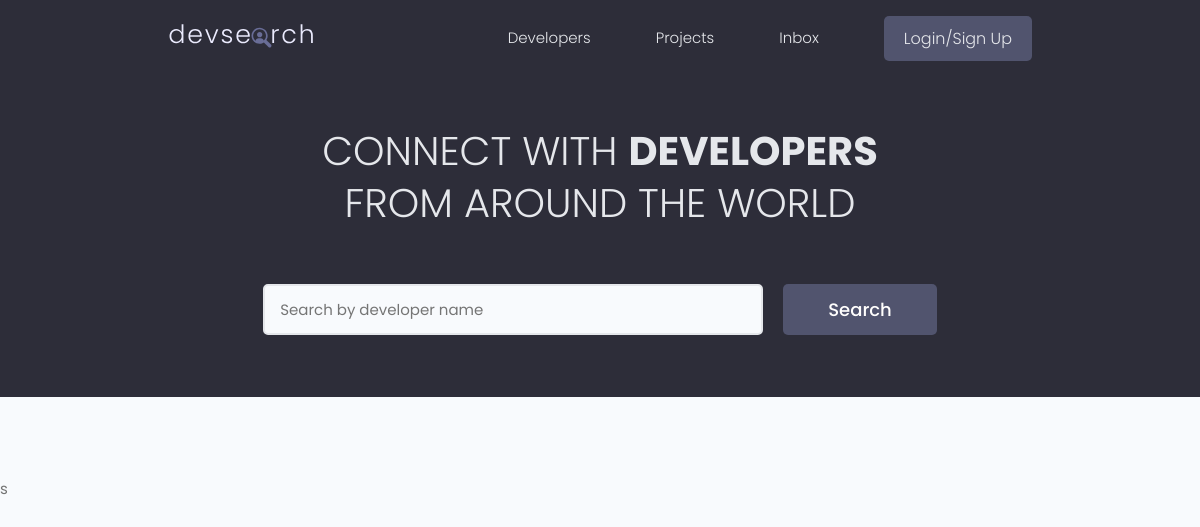
The app's page /, older data.
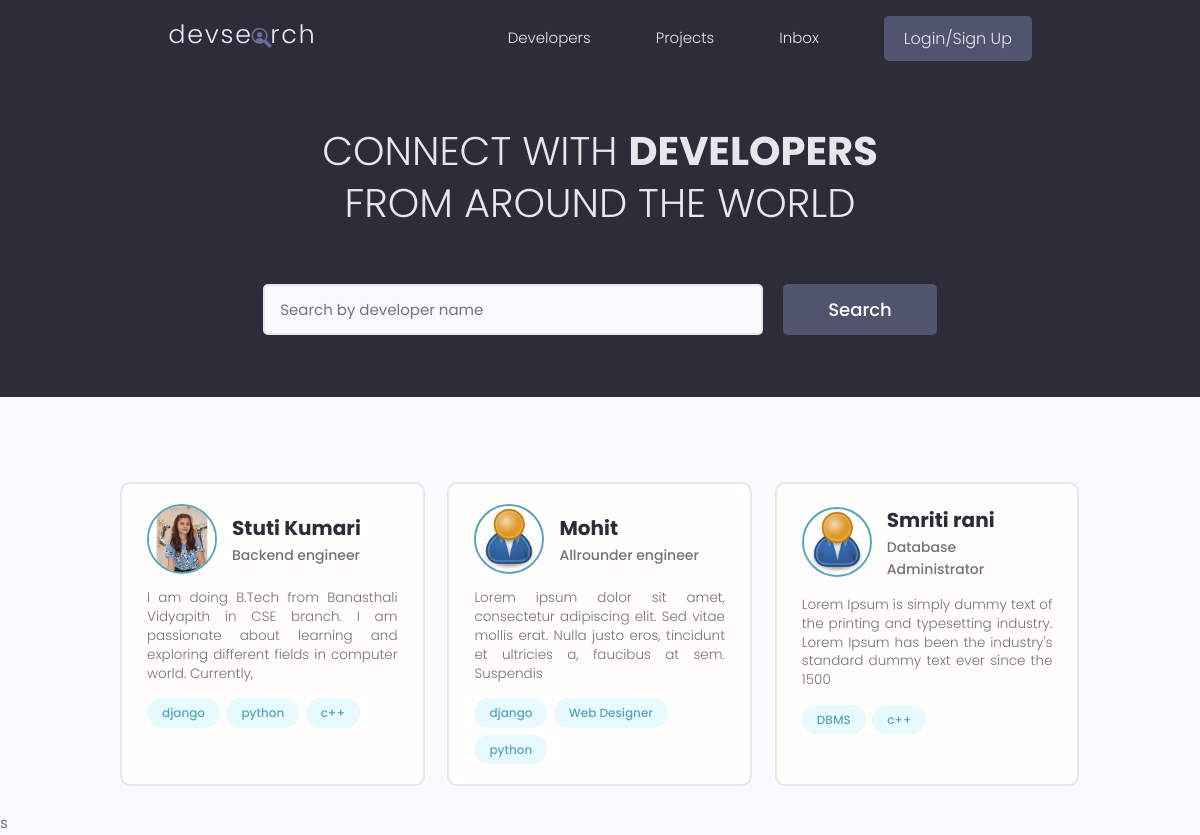
The same page, newer data.
### users/models.py (models this page shows, shortened)
class Profile(models.Model):
    user=models.OneToOneField(User, on_delete=models.CASCADE ,null=True ,blank=True)
    name=models.CharField(max_length=20 ,null=True ,blank= True)
    email=models.EmailField(max_length=50,null=True,blank=True)
    username = models.CharField(max_length=200, blank=True, null=True)
    location = models.CharField(max_length=200, blank=True, null=True)
    short_intro=models.CharField(max_length=50 ,null=True,blank=True)
    profile_image=models.ImageField(blank=True ,null =True , upload_to='profiles/', default="profiles/user-default.png")
    bio=models.TextField(null=True, blank=True)
    social_website=models.CharField(max_length=100 ,blank=True,null=True)
    linkedin_profile=models.CharField(max_length=100,blank=True,null=True)
    github_account=models.CharField(max_length=100,blank=True,null=True)
    youtube_chanel=models.CharField(max_length=100,blank=True,null=True)
    created=models.DateTimeField(auto_now_add=True)
    id=models.UUIDField(default=uuid.uuid4 ,unique=True,primary_key=True, editable=False)

class Skill(models.Model):
    owner=models.ForeignKey(Profile ,on_delete=models.CASCADE ,null=True ,blank=True)
    name = models.CharField(max_length=200, blank=True, null=True)
    description = models.TextField(null=True, blank=True)
    created = models.DateTimeField(auto_now_add=True)
    id = models.UUIDField(default=uuid.uuid4, unique=True,
                          primary_key=True, editable=False)
    def __str__(self):
        return str(self.name)

### users/views.py (the view)
# urls.py: path('',views.Profiles,name="Profiles"),
def Profiles(request):
    profiles=Profile.objects.all()
    context={'profiles':profiles}
    return render(request ,'users/profiles.html',context)

### users/templates/users/profiles.html (shortened to what this page needs)
{%extends 'main.html'%}
{% block content %}
<main class="home">
    <section class="hero-section text-center">
      <div class="container container--narrow">
        <div class="hero-section__box">
          <h2>CONNECT WITH <span>DEVELOPERS</span></h2>
          <h2>FROM AROUND THE WORLD</h2>
        </div>
        <div class="hero-section__search">
          <form class="form" action="#" method="get">
            <div class="form__field">
              <input class="input input--text" id="formInput#search" type="text" name="text"
                placeholder="Search by developer name" />
            </div>
            <input class="btn btn--sub btn--lg" type="submit" value="Search" />
          </form>
        </div>
      </div>
    </section>
    <section class="devlist">
      <div class="container">
        <div class="grid grid--three">
            {% for profile in profiles %}
            <div class="column card">
            <div class="dev">
              <a href="{% url 'user-profile' profile.id %}" class="card__body">
                <div class="dev__profile">
                  <img class="avatar avatar--md" src="{{profile.profile_image.url}}" alt="image" />
                  <div class="dev__meta">
                    <h3>{{profile.name}}</h3>
                    <h5>{{profile.short_intro}}</h5>
                  </div>
                </div>
                <p class="dev__info">
                 {{profile.bio |slice:"150"}}
                </p>
                <div class="dev__skills">
                    {% for skill in profile.skill_set.all %}
                  <span class="tag tag--pill tag--main">
                    <small>{{skill}}</small>
                  </span>
                    {% endfor %}
                </div>
              </a>
            </div>
          </div>
          {% endfor %}
        </div>
      </div>
    </section>
  </main>
</body>
</html>s
{% endblock content %}

### templates/main.html (shortened to what this page needs)
<!DOCTYPE html>
{% load static %}
<html lang="en">
<head>
  <link rel="stylesheet" href="https://cdn.iconmonstr.com/1.3.0/css/iconmonstr-iconic-font.min.css" />
  <link rel="stylesheet" href="{% static 'uikit/styles/uikit.css'%}" />
  <link rel="stylesheet" href="{% static 'styles/app.css'%}" />
</head>
<body>
    {% include 'navbar.html' %}
    {% block content %}{% endblock content %}
</body>
</html>

### templates/navbar.html (shortened to what this page needs)
{% load static %}
 <header class="header">
    <div class="container container--narrow">
      <a href="{% url 'Profiles'%}"s class="header__logo">
        <img src="{% static 'images/profiles/logo.svg' %}" alt="DevSearch Logo" />
      </a>
      <nav class="header__nav">
        <ul class="header__menu">
          <li class="header__menuItem"><a href="{% url 'Profiles' %}">Developers</a></li>
          <li class="header__menuItem"><a href="{% url 'singleproject' %}">Projects</a></li>
          <li class="header__menuItem"><a href="">Inbox</a></li>
          {% if request.user.is_authenticated %}
          <li class="header__menuItem"><a href="{% url 'project_form' %}" >Add Projects</a></li>
        <li class="header__menuItem"><a href="{% url 'logout' %}" class="btn btn--sub">Logout</a></li>
        {% else %}
        <li class="header__menuItem"><a href="{% url 'login' %}" class="btn btn--sub">Login/Sign Up</a></li>
          {% endif %}
      </ul>
      </nav>
    </div>
  </header>

### static/styles/app.css (style rules this page uses)
:root { --color-sub: #2d2d39; }
.btn--sub { background-color: var(--color-sub-light); }
.card { border: 2px solid var(--color-light); }
img { width: 100%; }
.header { position: sticky; z-index: 111; background-color: var(--color-sub); padding: 1.5rem 0; }
.header > .container { display: flex; justify-content: space-between; align-items: center; }
.header__logo > img { height: 3.8rem; }
.header__nav > ul { display: inline-flex; align-items: center; list-style: none; gap: 6.5rem; }
.header__menuItem > a { color: var(--color-light); font-weight: 300; }
.hero-section { height: 40vh; display: flex; align-items: center; background-color: var(--color-sub); }
.hero-section__box { margin-bottom: 4rem; }
.hero-section__box > h2, .hero-section__box > h2 > span { font-size: 4rem; color: var(--color-light); line-height: 1.3; text-transform: uppercase; }
.hero-section__box > h2 { font-weight: 300; }
.hero-section__box > h2 > span { font-weight: 700; }
.hero-section__search > .form { display: flex; align-items: center; justify-content: center; gap: 2rem; }
.hero-section__search > .form input.input--text { width: 50rem; }
.devlist { margin-top: 8rem; }
.devlist .grid { align-items: stretch; }
.devlist .dev .dev__profile { display: flex; align-items: center; gap: 1.5rem; }
.devlist .dev .dev__meta h3 { color: var(--color-sub); font-size: 2rem; font-weight: 700; }
.devlist .dev .dev__meta h5 { color: var(--color-text); font-size: 1.4rem; font-weight: 500; }
.devlist .dev .dev__info { margin: 1.5rem 0; font-size: 1.35rem; line-height: 1.4; text-align: justify; }

### static/uikit/styles/modules/_variables.css (style rules this page uses)
:root { --color-main: #5aa5b9; --color-main-light: #e6faff; --color-sub: #3f4156; --color-sub-light: #51546e; --color-sub-lighter: #ededfd; --color-text: #737373; --color-gray: #8b8b8b; --color-light: #e5e7eb; --color-light-gray: #767676; --color-bg: #f8fafd; --color-white: #fffefd; --color-white-light: #f3f3f3; --color-success: #359e64; --color-success-bg: #def8e8; --color-error: #fc4b0b; --color-error-bg: #fff2ee; --font-base: 'Poppins', arial, helvetica, 'Segoe UI', roboto, ubuntu, sans-serif; --font-monospace: 'Fira Code', 'Courier New', courier, monospace; --font-regular: 300; --font-medium: 500; --font-bold: 700; --generic-shadow: 1px 1px 5px #00000010; --generic-transition: all 0.3s ease-in-out; }

### static/uikit/styles/modules/_base.css (style rules this page uses)
* { margin: 0; padding: 0; box-sizing: border-box; text-rendering: optimizeLegibility; color: inherit; font-size: inherit; }
html { font-size: 50%; }
@media only screen and (min-width: 480px) { html { font-size: 56.25%; } }
@media only screen and (min-width: 1200px) { html { font-size: 62.5%; } }
body { line-height: 1.6; font-weight: 400; font-size: 1.5rem; color: var(--color-text); background-color: var(--color-bg); min-height: 100vh; }

### static/uikit/styles/modules/_typography.css (style rules this page uses)
* { font-family: var(--font-base); }
h2 { font-size: 3.6rem; font-weight: var(--font-bold); }
h3 { font-size: 3.2rem; font-weight: var(--font-medium); }
h5 { font-size: 2.4rem; font-weight: var(--font-medium); }
h5, h6 { font-weight: var(--font-regular); }
p, span, strong { font-size: 1.6rem; color: var(--color-text); font-weight: var(--font-regular); }
a { padding-bottom: 2px; text-decoration: none; display: inline-block; color: var(--color-main); font-weight: var(--font-medium); }

### static/uikit/styles/modules/_utilities.css (style rules this page uses)
.container { width: 92%; max-width: 165rem; margin: 0 auto; box-sizing: border-box; }
.container--narrow { width: 92%; max-width: 120rem; }
@media screen and (min-width: 1000px) { .container { width: 90%; } }
@media screen and (min-width: 1000px) { .container--narrow { width: 85%; } }
@media screen and (min-width: 1200px) { .container { width: 80%; } }
@media screen and (min-width: 1200px) { .container--narrow { width: 72%; } }
.text-center { text-align: center; }

### static/uikit/styles/modules/_avatar.css (style rules this page uses)
.avatar { border-radius: 50%; border: 2px solid var(--color-main); object-fit: cover; }
.avatar--md { height: 7rem; width: 7rem; }

### static/uikit/styles/modules/_button.css (style rules this page uses)
.btn { display: inline-block; position: relative; cursor: pointer; background-color: var(--color-light); font-weight: var(--font-medium); color: var(--color-sub); text-decoration: none; padding: 1rem 2rem; border-radius: 0.5rem; border: none; width: -webkit-fit-content; width: -moz-fit-content; width: fit-content; height: -webkit-fit-content; height: -moz-fit-content; height: fit-content; font-size: 1.6rem; outline-width: 0; outline-color: transparent; -webkit-backface-visibility: hidden; backface-visibility: hidden; transition: all 0.3s ease-in-out; }
.btn--sub { background-color: var(--color-sub); color: var(--color-white); }
.btn--lg { font-size: 1.8rem; padding: 1.2rem 4.5rem; }

Row changes from the older to the newer data that the page shows:
added Profile: profile_image (picture), name "Stuti Kumari", short_intro "Backend engineer", bio "I am doing B.Tech from Banasthali Vidyapith in CSE branch. I am passionate about learning and exploring different fields in computer world. Currently,"
added Skill: name "django", shown under "Stuti Kumari"
added Skill: name "python", shown under "Stuti Kumari"
added Skill: name "c++", shown under "Stuti Kumari"
added Profile: profile_image (placeholder picture), name "Mohit", short_intro "Allrounder engineer", bio "Lorem ipsum dolor sit amet, consectetur adipiscing elit. Sed vitae mollis erat. Nulla justo eros, tincidunt et ultricies a, faucibus at sem. Suspendis"
added Skill: name "django", shown under "Mohit"
added Skill: name "Web Designer", shown under "Mohit"
added Skill: name "python", shown under "Mohit"
added Profile: profile_image (placeholder picture), name "Smriti rani", short_intro "Database Administrator", bio "Lorem Ipsum is simply dummy text of the printing and typesetting industry. Lorem Ipsum has been the industry's standard dummy text ever since the 1500"
added Skill: name "DBMS", shown under "Smriti rani"
added Skill: name "c++", shown under "Smriti rani"
